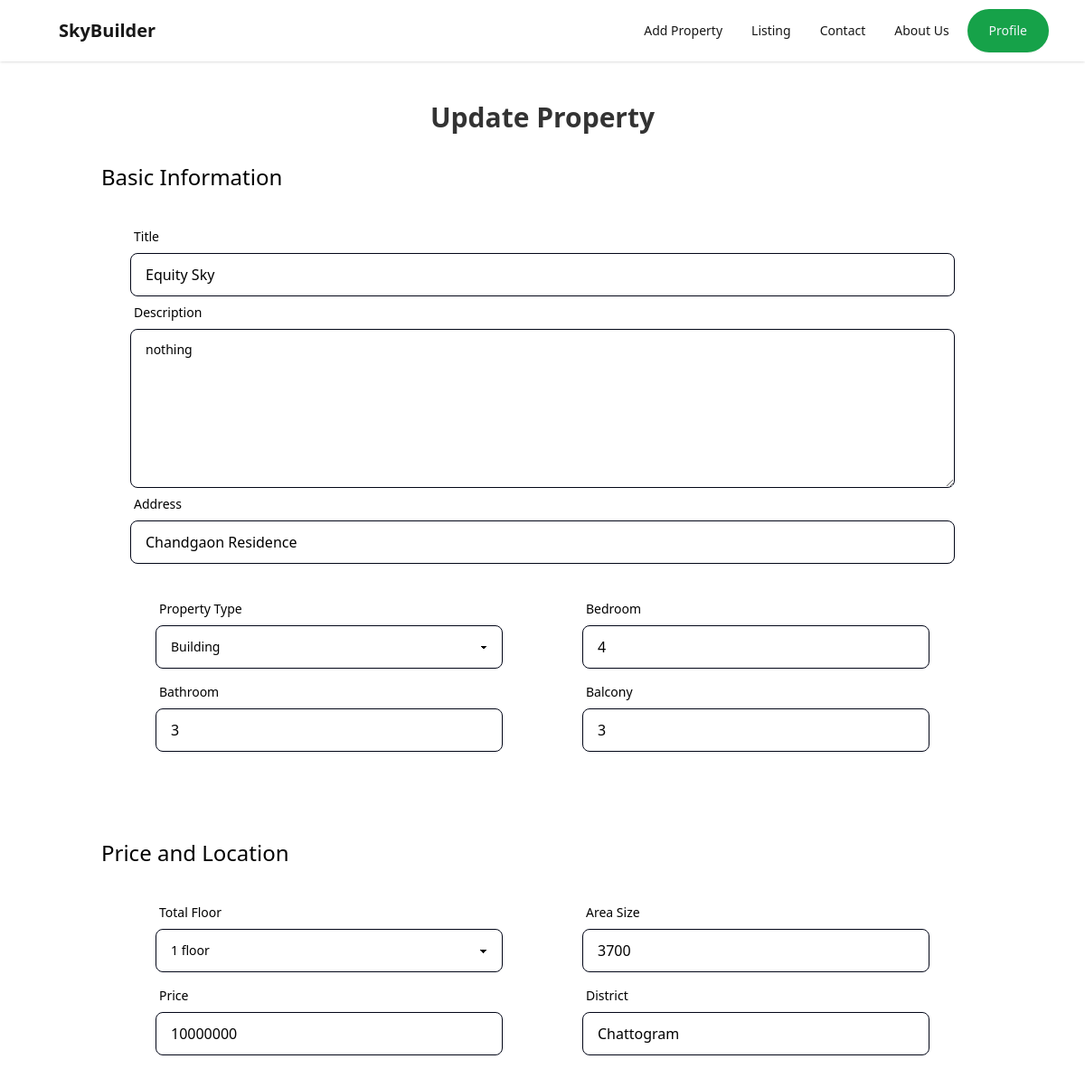
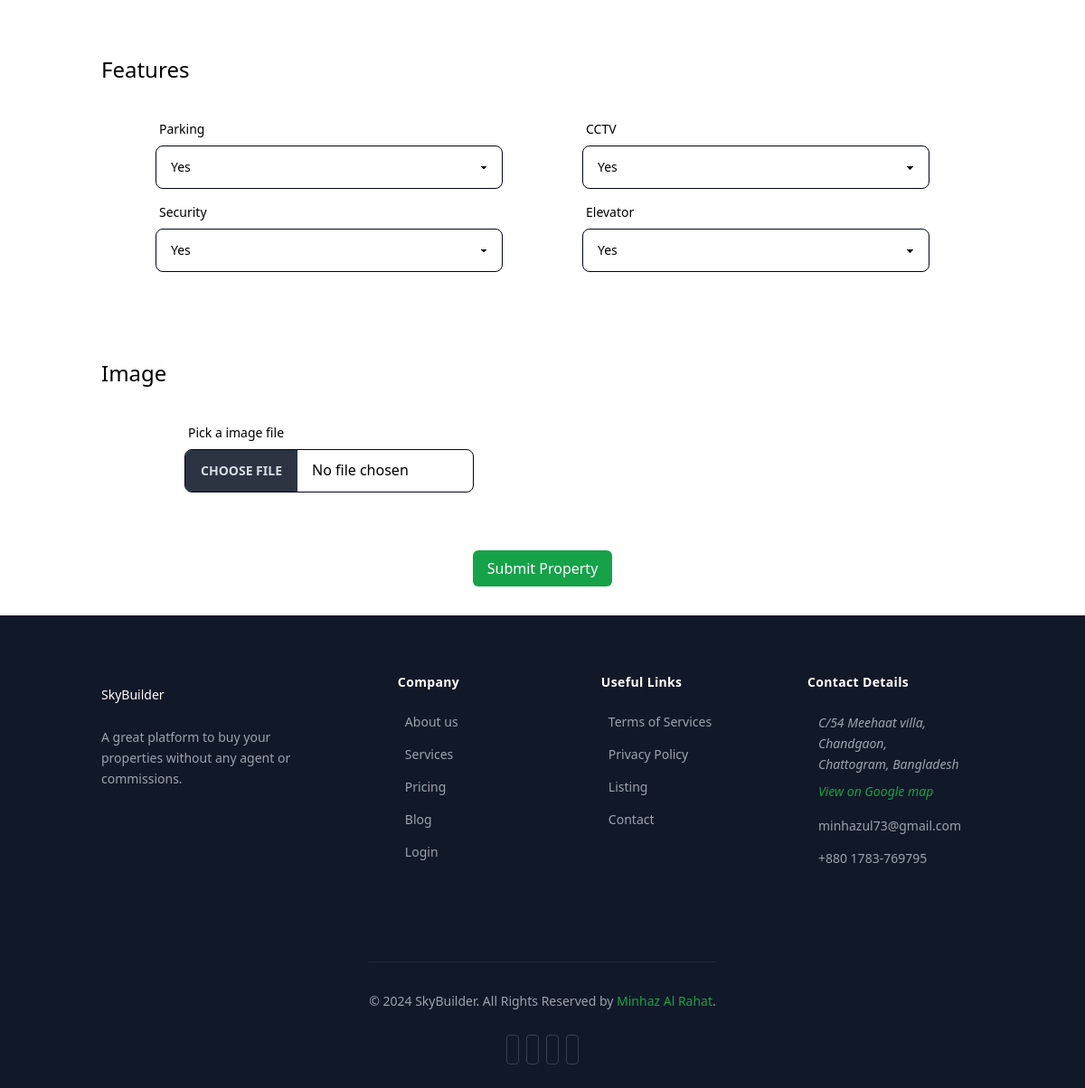
Screenshot of /edit_property.php?property_id=5 (signed in) with the database file from the repository (2 pictures, top to bottom).
### tables this page shows
CREATE TABLE `properties` (
  `property_id` int(11) NOT NULL,
  `title` varchar(255) NOT NULL,
  `property_description` text DEFAULT NULL,
  `property_type` varchar(255) DEFAULT NULL,
  `bedroom` int(11) DEFAULT NULL,
  `bathroom` int(11) DEFAULT NULL,
  `balcony` int(11) DEFAULT NULL,
  `total_floor` int(11) DEFAULT NULL,
  `area_size` int(11) DEFAULT NULL,
  `address` varchar(255) DEFAULT NULL,
  `district` varchar(100) DEFAULT NULL,
  `price` decimal(11,0) DEFAULT NULL,
  `parking` tinyint(1) DEFAULT NULL,
  `cctv` tinyint(1) DEFAULT NULL,
  `security` tinyint(1) DEFAULT NULL,
  `elevator` tinyint(1) DEFAULT NULL,
  `property_image` varchar(255) DEFAULT NULL,
  `user_id` int(11) DEFAULT NULL,
  `created_at` timestamp NOT NULL DEFAULT current_timestamp(),
  `updated_at` timestamp NOT NULL DEFAULT current_timestamp() ON UPDATE current_timestamp()
);

### edit_property.php (the view, shortened to what this page needs)
<?php
include("config/config.php");
?>
<!DOCTYPE html>
<html lang="en">
<head>
    <script src="https://cdn.tailwindcss.com"></script>
    <link href="https://cdn.jsdelivr.net/npm/daisyui@4.11.1/dist/full.min.css" rel="stylesheet" type="text/css" />
    <link rel="stylesheet" href="main.css">
</head>
<body>
    <?php include 'includes/header.php'; ?>
    <div class="pt-28 bg-white text-center">
        <h2 class="h2 section-title text-3xl font-bold  text-black/80">Update Property</h2>
    </div>
    <form action="" method="post" enctype="multipart/form-data">
        <?php
        $property_id = $_REQUEST['property_id'];
        $query = mysqli_query($conn, "SELECT * FROM `properties` WHERE property_id='$property_id'");
        while ($row = mysqli_fetch_array($query)) {
        ?>
            <div class="px-28 py-8 bg-white text-black text-2xl">
                <h4 class="">Basic Information</h4>
                <div class="grid gird-cols-1 place-items-center m-8">
                    <label class="form-control w-full max-w-5xl">
                        <div class="label">
                            <span class="label-text text-black">Title</span>
                        </div>
                        <input type="text" name="title" class="input input-bordered w-full bg-white  border-slate-950 " required value="<?php echo $row['title']; ?>" />
                    </label>
                    <label class="form-control w-full max-w-5xl">
                        <div class="label">
                            <span class="label-text text-black">Description</span>
                        </div>
                        <textarea name="description" class="textarea textarea-bordered w-full bg-white  border-slate-950 h-44" placeholder=" Write your property Descriptipn here"><?php echo $row['property_description']; ?></textarea>
                    </label>
                    <label class="form-control w-full max-w-5xl">
                        <div class="label">
                            <span class="label-text text-black">Address</span>
                        </div>
                        <input type="text" name="address" class="input input-bordered w-full bg-white  border-slate-950 " required value="<?php echo $row['address']; ?>" />
                    </label>
                </div>
                <div class="grid grid-cols-2 place-items-center gap-x-8 gap-y-2 m-8">
                    <label class="form-control w-full max-w-sm">
                        <div class="label">
                            <span class="label-text text-black">Property Type</span>
                        </div>
                        <select name="property_type" class="select select-bordered w-full bg-white  border-slate-950">
                            <option value="Building" <?php if($row['property_type'] == 'Building') echo 'selected'; ?>>Building</option>
                        </select>
                    </label>
                    <label class="form-control w-full max-w-sm">
                        <div class="label">
                            <span class="label-text text-black">Bedroom</span>
                        </div>
                        <input type="text" name="bedroom" class="input input-bordered w-full bg-white  border-slate-950" required value="<?php echo $row['bedroom']; ?>" />
                    </label>
                    <label class="form-control w-full max-w-sm">
                        <div class="label">
                            <span class="label-text text-black">Bathroom</span>
                        </div>
                        <input type="text" name="bathroom" class="input input-bordered w-full bg-white  border-slate-950" required value="<?php echo $row['bathroom']; ?>" />
                    </label>
                    <label class="form-control w-full max-w-sm">
                        <div class="label">
                            <span class="label-text text-black">Balcony</span>
                        </div>
                        <input type="text" name="balcony" class="input input-bordered w-full bg-white  border-slate-950" required value="<?php echo $row['balcony']; ?>" />
                    </label>
                </div>
            </div>
            <div class="px-28 py-8 bg-white text-black text-2xl">
                <h4 class="">Price and Location</h4>
                <div class="grid grid-cols-2 place-items-center gap-x-8 gap-y-2 m-8">
                    <label class="form-control w-full max-w-sm">
                        <div class="label">
                            <span class="label-text text-black">Total Floor</span>
                        </div>
                        <select name="total_floor" class="select select-bordered w-full bg-white  border-slate-950">
                            <option value="1 floor" <?php if($row['total_floor'] == '1 floor') echo 'selected'; ?>>1 floor</option>
                        </select>
                    </label>
                    <label class="form-control w-full max-w-sm">
                        <div class="label">
                            <span class="label-text text-black">Area Size</span>
                        </div>
                        <input type="text" name="area_size" class="input input-bordered w-full bg-white  border-slate-950" required value="<?php echo $row['area_size']; ?>" />
                    </label>
                    <label class="form-control w-full max-w-sm">
                        <div class="label">
                            <span class="label-text text-black">Price</span>
                        </div>
                        <input type="text" name="price" class="input input-bordered w-full bg-white  border-slate-950" required value="<?php echo $row['price']; ?>" />
                    </label>
                    <label class="form-control w-full max-w-sm">
                        <div class="label">
                            <span class="label-text text-black">District</span>
                        </div>
                        <input type="text" name="district" class="input input-bordered w-full bg-white  border-slate-950" required value="<?php echo $row['district']; ?>" />
                    </label>
                </div>
            </div>
            <div class="px-28 py-8 bg-white text-black text-2xl">
                <h4 class="">Features</h4>
                <div class="grid grid-cols-2 place-items-center gap-x-8 gap-y-2 m-8">
                    <label class="form-control w-full max-w-sm">
                        <div class="label">
                            <span class="label-text text-black">Parking</span>
                        </div>
                        <select name="parking" class="select select-bordered w-full bg-white  border-slate-950">
                            <option value="1" <?php if($row['parking'] == '1') echo 'selected'; ?>>Yes</option>
                        </select>
                    </label>
                    <label class="form-control w-full max-w-sm">
                        <div class="label">
                            <span class="label-text text-black">CCTV</span>
                        </div>
                        <select name="cctv" class="select select-bordered w-full bg-white  border-slate-950">
                            <option value="1" <?php if($row['cctv'] == '1') echo 'selected'; ?>>Yes</option>
                        </select>
                    </label>
                    <label class="form-control w-full max-w-sm">
                        <div class="label">
                            <span class="label-text text-black">Security</span>
                        </div>
                        <select name="security" class="select select-bordered w-full bg-white  border-slate-950">
                            <option value="1" <?php if($row['security'] == '1') echo 'selected'; ?>>Yes</option>
                        </select>
                    </label>
                    <label class="form-control w-full max-w-sm">
                        <div class="label">
                            <span class="label-text text-black">Elevator</span>
                        </div>
                        <select name="elevator" class="select select-bordered w-full bg-white  border-slate-950">
                            <option value="1" <?php if($row['elevator'] == '1') echo 'selected'; ?>>Yes</option>
                        </select>
                    </label>
                </div>
            </div>
            <div class="px-28 py-8 bg-white text-black text-2xl">
                <h4 class="">Image</h4>
                <div class="grid grid-cols-2 place-items-center gap-x-8 gap-y-2 m-8">
                    <label class="form-control w-full max-w-xs">
                        <div class="label">
                            <span class="label-text text-black">Pick a image file</span>
                        </div>
                        <input type="file" name="property_image" class="file-input file-input-bordered w-full bg-white  border-slate-950 max-w-xs" />
                    </label>
                </div>
            </div>
            <div class="px-28 pb-8 flex justify-center bg-white">
                <button type="submit" name="add" value="Submit Property" class="bg-[#16a249] text-white px-4 py-2 rounded-md">Submit Property</button>
            </div>
    </form>
      <?php
        }
       ?>
<?php include 'includes/footer.php'; ?>
</body>
</html>

### rows the page displays
properties: title "Equity Sky", description "nothing", address "Chandgaon Residence", property_type "Building", bedroom "4", bathroom "3", balcony "3", area_size "3700", price "10000000", district "Chattogram", parking "Yes", cctv "Yes", security "Yes", elevator "Yes"
